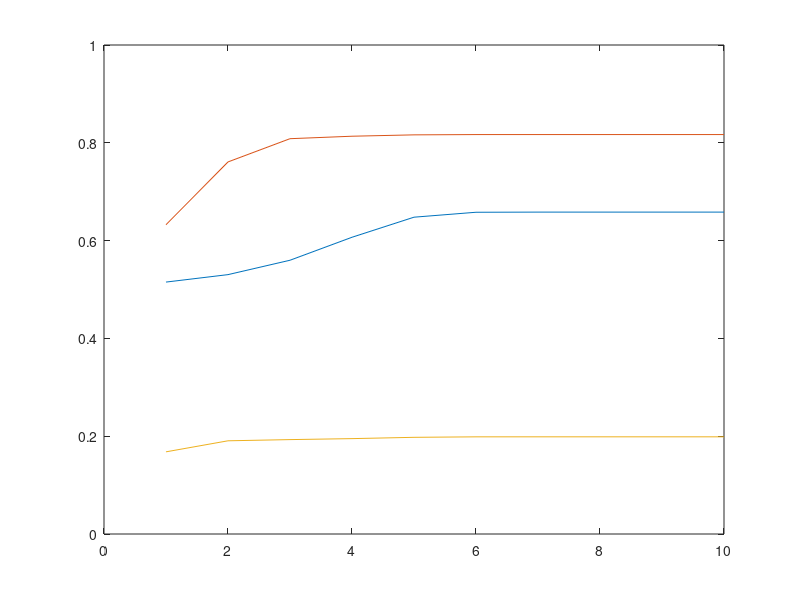
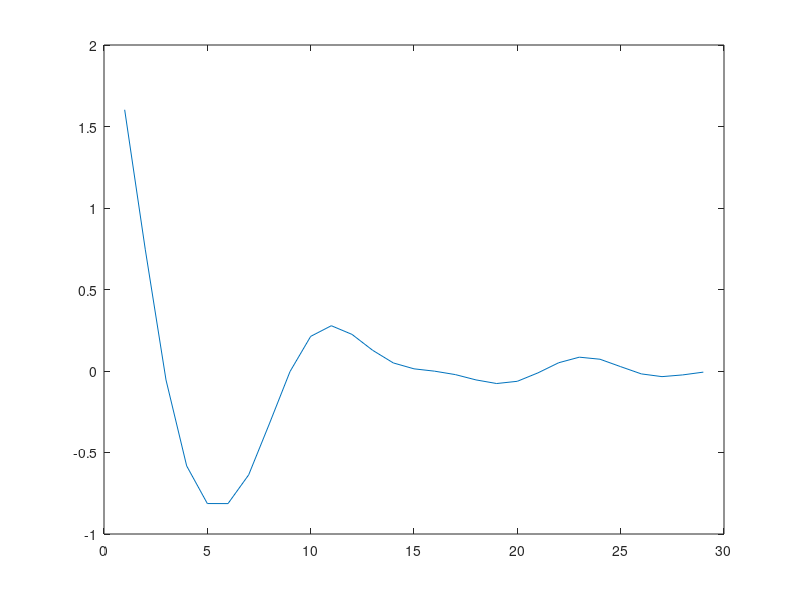

The MATLAB source for these figures, in order:
% l = 3;
n = 12;
m = 3;
Ac = zeros(n,n);
Bc = zeros(n,m);
dT = 0.5;

k = 1;
kappa = 0.1;


for i=1:6
    Ac(i,i+6) = 1;
end

for i = 1:6
    Ac(i+6,i) = -2*k;
end

for i = 1:5
    Ac(i+7, i) = k;
    Ac(i+6,i+1) = k;
end

Bc(7,1) = 1;
Bc(8,1) = -1;
Bc(9,2) = 1;
Bc(10,3) = 1;
Bc(11,2) = -1;
Bc(12,3) = -1;

sysc = ss(Ac,Bc,eye(n),zeros(n,m));
sysd = c2d(sysc, dT);
A = sysd.A;
B = sysd.B;

l=18;
F1 = zeros(l,n);
F2 = zeros(l,m);
f = zeros(l,1);

for i = 1:6
    F1(i,i) = 1;
    F1(i+6,i) = -1;
    f(i,1) = 4;
    f(i+6,1) = 4;
end

for i = 1:3
    F2(12+i,i) = 1;
    F2(15+i,i) = -1;
    f(12+i,1) = 0.5;
    f(15+i,1) = 0.5;
end


Q = eye(n);
R = eye(m);
S = zeros(n,m);

T = 30;
H = zeros(T*m+(T-1)*n, T*m+(T-1)*n);
g = zeros(T*m+(T-1)*n,1);
P = zeros(l*T, T*m+(T-1)*n);
h = zeros(l*T,1);
C = zeros(T*n, T*m+(T-1)*n);
b = zeros(T*n,1);
% x0 = zeros(n,1);
% x0 = [0.2; 0.3; -0.1; 0.1; 0.1; 0.1; zeros(6,1)];

x0 = [2; 0; 0; 0; 0; 0; zeros(6,1)];

for i = 0:T-1
    H(1+i*(m+n): (i+1)*m+i*n,1+i*(m+n):(i+1)*m+i*n) = R;    
end
for i = 1:T-1
    H(1+i*m+(i-1)*n:i*(m+n),1+i*m+(i-1)*n:i*(m+n)) = Q;
    H(1+i*m+(i-1)*n: i*(m+n), 1+i*(m+n):(i+1)*m+i*n) = S;
    H(1+i*(m+n):(i+1)*m+i*n, 1+i*m+(i-1)*n: i*(m+n)) = S';
end
g(1:m) = 2*S'*x0;

for i = 0:T-1
    P(1+i*l:(i+1)*l, 1+i*(m+n):(i+1)*m+i*n) = F2;
end
for i = 1:T-1
    P(1+i*l:(i+1)*l, 1+i*m+(i-1)*n:i*(m+n)) = F1;
end

for i = 0:T-1
    h(1+i*l:(i+1)*l) = f;
end
h(1:l) = f-F1*x0;

for i = 0:T-1
    C(1+i*n:(i+1)*n, 1+i*(m+n): (i+1)*m+i*n) = -B;
end
for i = 1:T-1
    C(1+i*n:(i+1)*n,1+i*m+(i-1)*n: i*(m+n)) = -A;
    C(1+(i-1)*n:i*n,1+i*m+(i-1)*n: i*(m+n)) = eye(n);
end

b(1:n,1) = A*x0;


nIter=10;

% z0 = zeros(T*m+(T-1)*n, 1); % Need to update for warming up 
z0 = zeros(T*m+(T-1)*n, 1);
z = z0;
mu0 = zeros(T*n,1);
mu = mu0;
z_plot =  zeros(size(z0,1), nIter);

for i =1:nIter
    d = 1./(h-P*z);
    rd = 2*H*z+g+kappa*P'*d;
    rp = C*z-b;
    x = [z; mu];
    grad_A = [  2*H + kappa*P'*diag(d.^2)*P  C';
                C                           zeros(T*n,T*n)];
    grad_x = grad_A\(-[rd; rp]);
    x = x+grad_x;
    z = x(1:T*m+(T-1)*n,1);
    mu = x(1+T*m+(T-1)*n:end,1);
    z_plot(:,i) = z;
end
figure(1)
for i = 1:3
    plot(1:nIter, z_plot(i,:))
    hold on
end
figure(2)
plot(z_plot(3+1:m+n:end,end))
function y=phi(x,h,P)
    y = -ones(size(h,1))*log(h-P*x);
end
